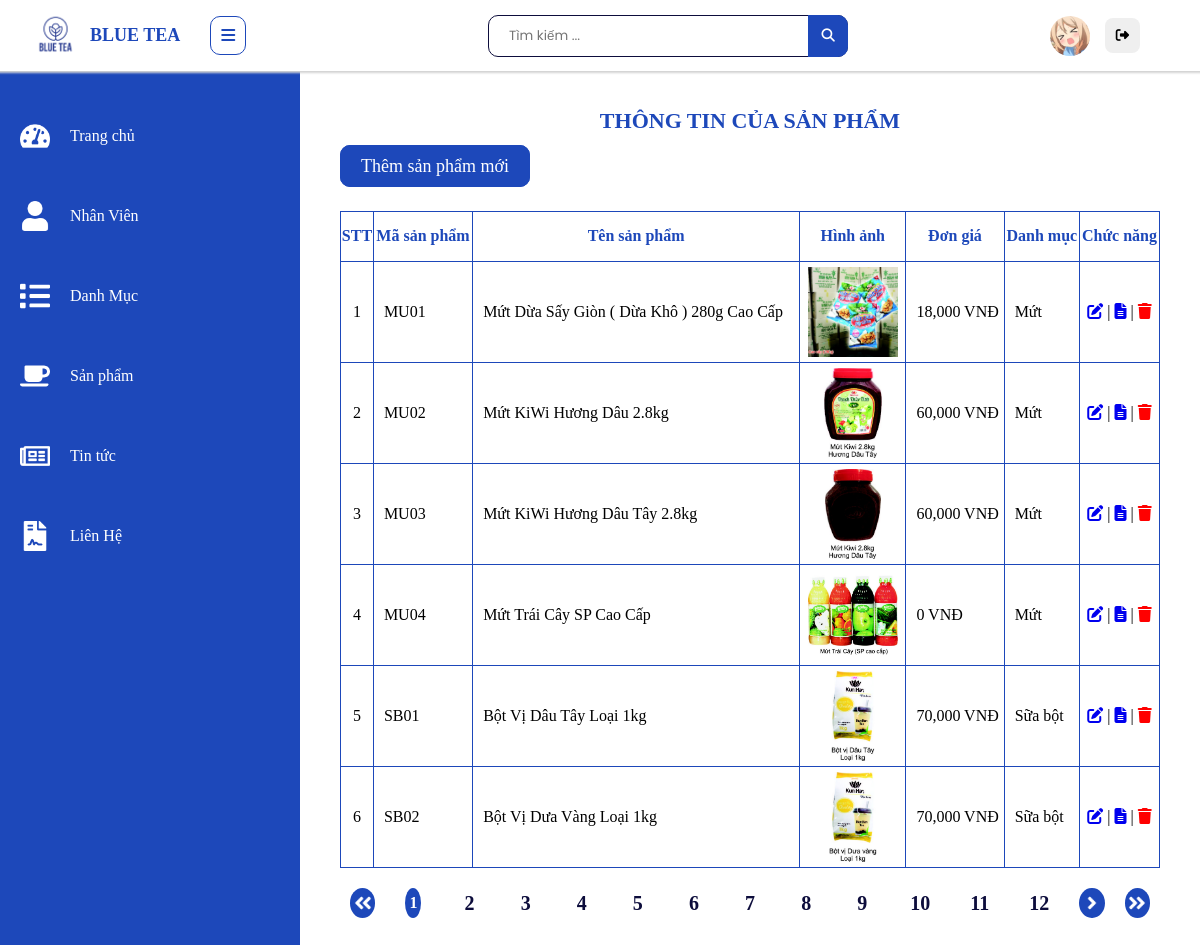
Screenshot of /admin/san-pham/index.php (signed in) with the database file from the repository.
### tables this page shows
CREATE TABLE `san_pham` (
  `ma_sp` varchar(10) NOT NULL,
  `ten_sp` varchar(100) NOT NULL,
  `gia` int(11) NOT NULL,
  `mo_ta` varchar(1000) NOT NULL,
  `danh_muc` varchar(10) NOT NULL,
  `hinh_anh` varchar(200) NOT NULL
);

CREATE TABLE `danh_muc` (
  `ma_dm` varchar(10) NOT NULL,
  `ten_dm` varchar(40) NOT NULL
);

### admin/san-pham/index.php (the view, shortened to what this page needs)
<!DOCTYPE html>
<html lang="en">
<head>
    <link rel="stylesheet" href="../../assets/css/main.css">
    <link
      rel="stylesheet"
      href="https://cdnjs.cloudflare.com/ajax/libs/font-awesome/6.2.0/css/all.min.css"
    />
</head>
<body>
    <div class="admin">
        <div class="admin-sidebar active">
            <ul class="admin-sidebar-list">
                <li class="admin-sidebar-item">
                    <a href="">
                        <img src="../../assets/images/tachometer-alt-solid.png" alt="" class="admin-sidebar-icon">
                        <span class="admin-sidebar-desc">Trang chủ</span>
                    </a>
                </li>
                <li class="admin-sidebar-item">
                    <a href="">
                        <img src="../../assets/images/user-solid.png" alt="" class="admin-sidebar-icon">
                        <span class="admin-sidebar-desc">Nhân Viên</span>
                    </a>
                </li>
                <li class="admin-sidebar-item">
                    <a href="">
                        <img src="../../assets/images/list-solid.png" alt="" class="admin-sidebar-icon">
                        <span class="admin-sidebar-desc">Danh Mục</span>
                    </a>
                </li>
                <li class="admin-sidebar-item">
                    <a href="../../admin/san-pham/index.php">
                        <img src="../../assets/images/coffee-solid.png" alt="" class="admin-sidebar-icon">
                        <span class="admin-sidebar-desc">Sản phẩm</span>
                    </a>
                </li>
                <li class="admin-sidebar-item">
                    <a href="">
                        <img src="../../assets/images/newspaper-regular.png" alt="" class="admin-sidebar-icon">
                        <span class="admin-sidebar-desc">Tin tức</span>
                    </a>
                </li>
                <li class="admin-sidebar-item">
                    <a href="">
                        <img src="../../assets/images/file-contract-solid.png" alt="" class="admin-sidebar-icon">
                        <span class="admin-sidebar-desc">Liên Hệ</span>
                    </a>
                </li>
            </ul>
        </div>
        <div class="admin-main">
            <div class="admin-header">
                <div class="flex">
                <a href="" class="admin-sidebar-logo">
                    <img src="../../assets/images/blue_tea_logo.webp" alt="" class="admin-sidebar-img">
                    <span>BLUE TEA</span>
                </a>
                <div class="admin-sidebar--toggle">
                    <i class="fa fa-bars"></i>
                </div>
            </div>
                <div class="admin-search">
                    <form action="" method="post">
                        <input type="text" placeholder="Tìm kiếm ..." class="admin-search-input">
                        <button type="submit" class="admin-search-icon">
                            <div class="fas fa-magnifying-glass"></div>
                        </button>
                    </form>
                </div>
                <div class="admin-avatar">
                    <img src="../../assets/images/avatar-admin.jpg" alt="" class="admin-avatar-img">
                    <form action="" method="post">
                        <button name="logout" type ="submit" class="admin-logout-btn" title="Đăng xuất tài khoản">
                        <i class="fa-solid fa-right-from-bracket"></i>
                        </button>
                    </form>
                </div>
            </div>
            <div class="admin-content isactive">
                <div class="container">
                <?php
                include("../../block/connection.php");
                $rowsPerPage=6;
                $offset =($_GET['page']-1)*$rowsPerPage;
                $sql ="SELECT `ma_sp`, `ten_sp`, `gia`, `mo_ta`, `ten_dm`, `hinh_anh` FROM `san_pham`
                INNER JOIN danh_muc ON san_pham.danh_muc = danh_muc.ma_dm LIMIT $offset, $rowsPerPage";
                $result=mysqli_query($conn, $sql);
                if (!$result){
                    echo "Không có sản phẩm nào";
                }
                else {
                    if (!mysqli_num_rows($result)==0){
                        echo "<h1 class='admin-product--title'>THÔNG TIN CỦA SẢN PHẨM</h1>";
                        echo "<div class='product-link' align='left' style='margin-bottom: 30px'>
                        <a href='../../admin/san-pham/create.php' class='product-link--edit'>Thêm sản phẩm mới</a>
                    </div>";
                        echo "<table align='center' class='admin-product--table'>";
                        echo "<tr >
                                <th>STT</th>
                                <th>Mã sản phẩm</th>
                                <th>Tên sản phẩm</th>
                                <th>Hình ảnh</th>
                                <th>Đơn giá</th>
                                <th>Danh mục</th>
                                <th>Chức năng</th>
                            </tr>";
                            $dem=0;
                            while ($rows=mysqli_fetch_array($result)){
                                $dem++;
                                $id=$rows["ma_sp"];
                                echo "<tr>";
                                echo "<td>".$dem."</td>";
                                echo "<td><span class='id_sp'>{$rows['ma_sp']}</span></td>";
                                echo "<td>{$rows['ten_sp']}</td>";
                                echo "<td>
                                <img src='../../assets/images/{$rows['hinh_anh']}' class='admin-product--img'>
                                </td>";
                                echo "<td>
                                <span class='money'>{$rows['gia'] }</span>
                                <span>VNĐ</span></td>";
                                echo "<td>{$rows['ten_dm']}</td>";
                                echo "<td align='center'><a href='../../admin/san-pham/edit.php?id=".$id."'>
                                    <i class='fa fa-edit' title='Chỉnh sửa'></i>
                                </a> |
                                <a href='../../admin/san-pham/detail.php?id=".$id."'>
                                <i class='fa-sharp fa-solid fa-file-lines' title='Xem chi tiết'></i>
                                </a> |
                                    <i class='fa fa-trash admin-delete' style='color: red' title='Xóa' ></i>
                                </td>";
                                echo "</tr>";
                            }
                            echo "</table>";
                            $re = mysqli_query($conn, 'select * from san_pham');
                            $numRows = mysqli_num_rows($re);
                            $maxPage = floor($numRows/$rowsPerPage) + 1;
                            echo "<div class='phanTrang'>";
                            $firstPage=1;
                            echo "<a class='link-btn' href=".$_SERVER ['PHP_SELF']."?page=".$firstPage.">";
                            echo "<img src='../../assets/images/angle-double-left-solid.png' alt=''>";
                            echo "</a>";
                            for ($i=1 ; $i<=$maxPage ; $i++)
                            {
                                if ($i == $_GET['page'])
                                {
                                    echo '<b class="center">'.$i.'</b> ';
                                }
                                else {
                                    echo "<a class='link-text' href=" . $_SERVER['PHP_SELF'] . "?page=" . $i . ">" . $i . "</a> ";
                                }
                            }
                            if ($_GET['page'] < $maxPage) {
                                echo "<a class='link-btn' href=" . $_SERVER['PHP_SELF'] . "?page=" . ($_GET['page'] + 1) . ">
                                <img src='../../assets/images/angle-right-solid.png' alt=''>
                                </a>";
                            }
                            echo "<a class='link-btn' href=".$_SERVER ['PHP_SELF']."?page=".$maxPage.">";
                            echo "<img src='../../assets/images/angle-double-right-solid.png' alt=''>";
                            echo "</a>";
                            echo"</div>";
                    }
                }
                ?>
                </div>
            </div>
        </div>
    </div>
</body>
</html>

### assets/css/stucture.css (style rules this page uses)
.container { max-width: 1250px; margin: 0 auto; padding: 30px 40px 40px 40px; }

### assets/css/footer.css (style rules this page uses)
* { margin: 0; padding: 0; box-sizing: border-box; font-family: "Poppins", sans-serif; }

### assets/css/admin.css (style rules this page uses)
body { position: relative; }
.admin { position: relative; }
.admin-sidebar { background: #1d48ba; width: 300px; margin-top: 71px; position: fixed; top: 0; left: 0; bottom: 0; overflow: auto; transform: translateX(-100%); z-index: 1000; transition: all 0.25s linear; }
.admin-sidebar-logo { display: flex; margin-left: 0px; margin-right: 0px; padding-bottom: 15px; align-items: center; border-bottom: 1px solid white; justify-content: space-between; padding: 10px 30px 10px 30px; }
img.admin-sidebar-img { display: block; width: 50px; height: 50px; margin-right: 10px; }
.admin-sidebar-logo > span { font-size: 18px; font-weight: bold; color: #1d48ba; }
ul.admin-sidebar-list { margin-top: 10px; padding: 20px; }
li.admin-sidebar-item > a { display: flex; align-items: center; }
li.admin-sidebar-item > a > .admin-sidebar-icon { width: 30px; height: 30px; display: block; margin-right: 20px; }
li.admin-sidebar-item { padding: 20px 0; margin-bottom: 10px; }
span.admin-sidebar-desc { font-size: 16px; color: white; }
.admin-header { width: 100%; display: flex; justify-content: space-between; align-items: center; box-shadow: 0 0px 2px 2px lightgrey; background-color: white; position: fixed; z-index: 1000; }
.admin-main { width: 100%; position: relative; }
.admin-search { width: 30%; position: relative; margin-left: 60px; }
input.admin-search-input { width: 100%; height: 40px; border-radius: 10px; border: 1px solid #0D0D3C; padding: 20px 40px 20px 20px; outline: none; box-sizing: border-box; }
.admin-search-icon { position: absolute; background: #1d48ba; width: 40px; height: 100%; box-sizing: border-box; color: white; border-radius: 0 10px 10px 0; cursor: pointer; top: 0; right: 0; border: 0; }
.admin-avatar { margin-right: 60px; display: flex; align-items: center; }
img.admin-avatar-img { width: 40px; height: 40px; border-radius: 50%; margin-left: 20px; }
.admin-content { padding-top: 80px; position: absolute; width: 100%; margin-left: 0; height: auto; background: transparent; transition: all .25s linear; }
button.admin-logout-btn { height: 35px; width: 35px; border: 0; border-radius: 8px; overflow: hidden; margin-left: 15px; cursor: pointer; }
button.admin-logout-btn > i { display: flex; align-items: center; justify-content: center; width: 100%; height: 100%; }
.admin-sidebar--toggle { border-radius: 10px; border: 1px solid #1d48ba; color: #1d48ba; cursor: pointer; padding: 10px; transition: all .25s linear; }
.flex { display: flex; align-items: center; flex-flow: row nowrap; }
.active { transition: all .25s linear; transform: translateX(0%); }
.isactive { transition: all .25s linear; width: calc(100% - 300px); margin-left: 300px; }

### assets/css/category.css (style rules this page uses)
h1 { margin-bottom: 14px; font-size: 22px; font-weight: 600; }

### assets/css/mai-thi.css (style rules this page uses)
:root { --bg1:#9b59b6; --bg2:#3498db; --bg :#D7E1EC; }
* { margin: 0; padding: 0; }

### assets/css/product.css (style rules this page uses)
.phanTrang { display: flex; align-items: center; width: 100%; justify-content: center; margin-top: 20px; }
.link-btn > img { width: 20px; height: 20px; object-fit: cover; }
.link-btn { display: flex; align-items: center; justify-content: center; width: 30px; height: 30px; padding: 10px; box-sizing: border-box; border-radius: 50%; overflow: hidden; background: #1d48ba; margin: 0 10px; }
.link-text { display: flex; width: 30px; height: 30px; align-items: center; justify-content: center; font-size: 20px; margin: 0 20px; color: #0D0D3C; font-weight: bold; }
.phanTrang > b { display: flex; width: 30px; height: 30px; align-items: center; justify-content: center; color: white; background: #1d48ba; font-weight: bold; margin: 0 20px; border-radius: 50%; }

### assets/css/contact.css (style rules this page uses)
* { margin: 0; padding: 0; box-sizing: border-box; font-family: "Poppins", sans-serif; }

### assets/css/cart.css (style rules this page uses)
.container { position: relative; }

### rows the page displays
san_pham: ma_sp "MU01", ten_sp "Mứt Dừa Sấy Giòn ( Dừa Khô ) 280g Cao Cấp", hinh_anh (picture), gia "18,000", danh_muc.ten_dm "Mứt"
san_pham: ma_sp "MU02", ten_sp "Mứt KiWi Hương Dâu 2.8kg", hinh_anh (picture), gia "60,000", danh_muc.ten_dm "Mứt"
san_pham: ma_sp "MU03", ten_sp "Mứt KiWi Hương Dâu Tây 2.8kg", hinh_anh (picture), gia "60,000", danh_muc.ten_dm "Mứt"
san_pham: ma_sp "MU04", ten_sp "Mứt Trái Cây SP Cao Cấp", hinh_anh (picture), gia "0", danh_muc.ten_dm "Mứt"
san_pham: ma_sp "SB01", ten_sp "Bột Vị Dâu Tây Loại 1kg", hinh_anh (picture), gia "70,000", danh_muc.ten_dm "Sữa bột"
san_pham: ma_sp "SB02", ten_sp "Bột Vị Dưa Vàng Loại 1kg", hinh_anh (picture), gia "70,000", danh_muc.ten_dm "Sữa bột"
